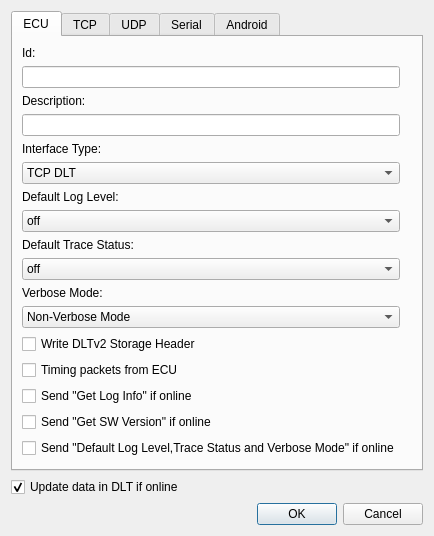
<?xml version="1.0" encoding="UTF-8"?>
<ui version="4.0">
 <class>EcuDialog</class>
 <widget class="QDialog" name="EcuDialog">
  <property name="geometry">
   <rect>
    <x>0</x>
    <y>0</y>
    <width>314</width>
    <height>455</height>
   </rect>
  </property>
  <property name="windowTitle">
   <string>ECU Configuration</string>
  </property>
  <property name="windowIcon">
   <iconset resource="resources/resource.qrc">
    <normaloff>:/icons/png/org.genivi.DLTViewer.png</normaloff>:/icons/png/org.genivi.DLTViewer.png</iconset>
  </property>
  <layout class="QGridLayout" name="gridLayout_4">
   <item row="2" column="0">
    <widget class="QCheckBox" name="checkBoxUpdate">
     <property name="text">
      <string>Update data in DLT if online</string>
     </property>
     <property name="checked">
      <bool>true</bool>
     </property>
    </widget>
   </item>
   <item row="4" column="0">
    <widget class="QDialogButtonBox" name="buttonBox">
     <property name="orientation">
      <enum>Qt::Horizontal</enum>
     </property>
     <property name="standardButtons">
      <set>QDialogButtonBox::Cancel|QDialogButtonBox::Ok</set>
     </property>
    </widget>
   </item>
   <item row="0" column="0">
    <widget class="QTabWidget" name="tabWidget">
     <property name="currentIndex">
      <number>0</number>
     </property>
     <widget class="QWidget" name="tab">
      <attribute name="title">
       <string>ECU</string>
      </attribute>
      <layout class="QGridLayout" name="gridLayout_2">
       <item row="6" column="0">
        <widget class="QComboBox" name="comboBoxInterface">
         <item>
          <property name="text">
           <string>TCP DLT</string>
          </property>
         </item>
         <item>
          <property name="text">
           <string>UDP DLT</string>
          </property>
         </item>
         <item>
          <property name="text">
           <string>Serial DLT</string>
          </property>
         </item>
         <item>
          <property name="text">
           <string>Serial ASCII</string>
          </property>
         </item>
         <item>
          <property name="text">
           <string>Android Logcat</string>
          </property>
         </item>
        </widget>
       </item>
       <item row="9" column="0" colspan="3">
        <widget class="QLabel" name="label_5">
         <property name="text">
          <string>Default Trace Status:</string>
         </property>
        </widget>
       </item>
       <item row="0" column="0">
        <widget class="QLabel" name="label">
         <property name="text">
          <string>Id:</string>
         </property>
        </widget>
       </item>
       <item row="16" column="0">
        <widget class="QCheckBox" name="checkBoxGetLogInfo">
         <property name="text">
          <string>Send &quot;Get Log Info&quot; if online</string>
         </property>
        </widget>
       </item>
       <item row="5" column="0">
        <widget class="QLabel" name="label_6">
         <property name="text">
          <string>Interface Type:</string>
         </property>
        </widget>
       </item>
       <item row="12" column="0">
        <widget class="QComboBox" name="comboBoxVerboseMode">
         <item>
          <property name="text">
           <string>Non-Verbose Mode</string>
          </property>
         </item>
         <item>
          <property name="text">
           <string>Verbose Mode</string>
          </property>
         </item>
        </widget>
       </item>
       <item row="10" column="0">
        <widget class="QComboBox" name="tracestatusComboBox">
         <item>
          <property name="text">
           <string>off</string>
          </property>
         </item>
         <item>
          <property name="text">
           <string>on</string>
          </property>
         </item>
        </widget>
       </item>
       <item row="8" column="0">
        <widget class="QComboBox" name="loglevelComboBox">
         <item>
          <property name="text">
           <string>off</string>
          </property>
         </item>
         <item>
          <property name="text">
           <string>fatal</string>
          </property>
         </item>
         <item>
          <property name="text">
           <string>error</string>
          </property>
         </item>
         <item>
          <property name="text">
           <string>warn</string>
          </property>
         </item>
         <item>
          <property name="text">
           <string>info</string>
          </property>
         </item>
         <item>
          <property name="text">
           <string>debug</string>
          </property>
         </item>
         <item>
          <property name="text">
           <string>verbose</string>
          </property>
         </item>
        </widget>
       </item>
       <item row="17" column="0">
        <widget class="QCheckBox" name="checkBoxGetSoftwareVersion">
         <property name="text">
          <string>Send &quot;Get SW Version&quot; if online</string>
         </property>
        </widget>
       </item>
       <item row="7" column="0" colspan="2">
        <widget class="QLabel" name="label_4">
         <property name="text">
          <string>Default Log Level:</string>
         </property>
        </widget>
       </item>
       <item row="13" column="0">
        <widget class="QCheckBox" name="checkBoxWriteDLTv2StorageHeader">
         <property name="text">
          <string>Write DLTv2 Storage Header</string>
         </property>
        </widget>
       </item>
       <item row="4" column="0">
        <widget class="QLineEdit" name="descriptionLineEdit"/>
       </item>
       <item row="11" column="0">
        <widget class="QLabel" name="label_10">
         <property name="text">
          <string>Verbose Mode:</string>
         </property>
        </widget>
       </item>
       <item row="18" column="0">
        <widget class="QCheckBox" name="checkBoxDefaultLogLevel">
         <property name="text">
          <string>Send &quot;Default Log Level,Trace Status and Verbose Mode&quot; if online</string>
         </property>
        </widget>
       </item>
       <item row="3" column="0">
        <widget class="QLabel" name="label_2">
         <property name="text">
          <string>Description:</string>
         </property>
        </widget>
       </item>
       <item row="15" column="0">
        <widget class="QCheckBox" name="checkBoxTiming">
         <property name="text">
          <string>Timing packets from ECU</string>
         </property>
        </widget>
       </item>
       <item row="1" column="0">
        <widget class="QLineEdit" name="idLineEdit">
         <property name="maxLength">
          <number>4</number>
         </property>
        </widget>
       </item>
       <item row="19" column="0">
        <spacer name="verticalSpacer_3">
         <property name="orientation">
          <enum>Qt::Vertical</enum>
         </property>
         <property name="sizeHint" stdset="0">
          <size>
           <width>20</width>
           <height>40</height>
          </size>
         </property>
        </spacer>
       </item>
      </layout>
     </widget>
     <widget class="QWidget" name="tab_3">
      <property name="cursor">
       <cursorShape>ArrowCursor</cursorShape>
      </property>
      <attribute name="title">
       <string>TCP</string>
      </attribute>
      <layout class="QGridLayout" name="gridLayout_3">
       <item row="1" column="0" colspan="2">
        <widget class="QComboBox" name="comboBoxHostname">
         <property name="editable">
          <bool>true</bool>
         </property>
        </widget>
       </item>
       <item row="4" column="0">
        <widget class="QComboBox" name="comboBoxPortIP">
         <property name="editable">
          <bool>true</bool>
         </property>
        </widget>
       </item>
       <item row="6" column="1">
        <widget class="QSpinBox" name="spinBoxAutoreconnect">
         <property name="toolTip">
          <string>Automatic reconnect after specified timeout  if no data from ECU was received.</string>
         </property>
         <property name="readOnly">
          <bool>false</bool>
         </property>
         <property name="buttonSymbols">
          <enum>QAbstractSpinBox::UpDownArrows</enum>
         </property>
         <property name="minimum">
          <number>1</number>
         </property>
         <property name="value">
          <number>5</number>
         </property>
        </widget>
       </item>
       <item row="2" column="0">
        <widget class="QLabel" name="label_9">
         <property name="text">
          <string>IP Port:</string>
         </property>
        </widget>
       </item>
       <item row="0" column="0">
        <widget class="QLabel" name="label_3">
         <property name="text">
          <string>Hostname:</string>
         </property>
        </widget>
       </item>
       <item row="7" column="0" colspan="2">
        <spacer name="verticalSpacer">
         <property name="orientation">
          <enum>Qt::Vertical</enum>
         </property>
         <property name="sizeHint" stdset="0">
          <size>
           <width>20</width>
           <height>20</height>
          </size>
         </property>
        </spacer>
       </item>
       <item row="6" column="0">
        <widget class="QCheckBox" name="checkBoxAutoReconnect">
         <property name="toolTip">
          <string>Automatic reconnect after specified timeout  if no data from ECU was received.</string>
         </property>
         <property name="text">
          <string>Auto reconnect timeout in seconds</string>
         </property>
         <property name="checked">
          <bool>true</bool>
         </property>
        </widget>
       </item>
      </layout>
     </widget>
     <widget class="QWidget" name="tab_UDP">
      <property name="enabled">
       <bool>true</bool>
      </property>
      <attribute name="title">
       <string>UDP</string>
      </attribute>
      <layout class="QVBoxLayout" name="verticalLayout">
       <item>
        <widget class="QLabel" name="label_UDP_receiver">
         <property name="autoFillBackground">
          <bool>false</bool>
         </property>
         <property name="text">
          <string>Receiving interface:</string>
         </property>
        </widget>
       </item>
       <item>
        <widget class="QComboBox" name="comboBoxNetworkIF">
         <property name="editable">
          <bool>true</bool>
         </property>
        </widget>
       </item>
       <item>
        <widget class="QLabel" name="label_11">
         <property name="text">
          <string>IP Port:</string>
         </property>
        </widget>
       </item>
       <item>
        <widget class="QComboBox" name="comboBoxPortIP_UDP">
         <property name="editable">
          <bool>true</bool>
         </property>
        </widget>
       </item>
       <item>
        <widget class="QCheckBox" name="checkBoxMulticast">
         <property name="text">
          <string>Multicast on network interface</string>
         </property>
        </widget>
       </item>
       <item>
        <widget class="QLabel" name="label_UDP_mcastadress">
         <property name="autoFillBackground">
          <bool>false</bool>
         </property>
         <property name="text">
          <string>Multicast address:</string>
         </property>
        </widget>
       </item>
       <item>
        <widget class="QComboBox" name="comboBoxUDP_mcastaddress">
         <property name="editable">
          <bool>true</bool>
         </property>
        </widget>
       </item>
       <item>
        <spacer name="verticalSpacer_4">
         <property name="orientation">
          <enum>Qt::Vertical</enum>
         </property>
         <property name="sizeHint" stdset="0">
          <size>
           <width>20</width>
           <height>212</height>
          </size>
         </property>
        </spacer>
       </item>
      </layout>
     </widget>
     <widget class="QWidget" name="tab_2">
      <property name="toolTipDuration">
       <number>-1</number>
      </property>
      <attribute name="title">
       <string>Serial</string>
      </attribute>
      <layout class="QGridLayout" name="gridLayout">
       <item row="2" column="0">
        <widget class="QLabel" name="label_7">
         <property name="text">
          <string>Baudrate:</string>
         </property>
        </widget>
       </item>
       <item row="3" column="0">
        <widget class="QComboBox" name="comboBoxBaudrate">
         <property name="enabled">
          <bool>true</bool>
         </property>
         <property name="editable">
          <bool>false</bool>
         </property>
         <property name="currentIndex">
          <number>-1</number>
         </property>
        </widget>
       </item>
       <item row="6" column="0">
        <spacer name="verticalSpacer_2">
         <property name="orientation">
          <enum>Qt::Vertical</enum>
         </property>
         <property name="sizeHint" stdset="0">
          <size>
           <width>20</width>
           <height>40</height>
          </size>
         </property>
        </spacer>
       </item>
       <item row="0" column="0">
        <widget class="QLabel" name="label_8">
         <property name="text">
          <string>Port:</string>
         </property>
        </widget>
       </item>
       <item row="1" column="0">
        <widget class="QComboBox" name="comboBoxPortSerial">
         <property name="editable">
          <bool>true</bool>
         </property>
         <property name="currentIndex">
          <number>-1</number>
         </property>
         <item>
          <property name="text">
           <string>COM0</string>
          </property>
         </item>
         <item>
          <property name="text">
           <string>COM1</string>
          </property>
         </item>
         <item>
          <property name="text">
           <string>/dev/ttyUSB0</string>
          </property>
         </item>
         <item>
          <property name="text">
           <string>/dev/ttyUSB1</string>
          </property>
         </item>
         <item>
          <property name="text">
           <string>/dev/ttyS0</string>
          </property>
         </item>
         <item>
          <property name="text">
           <string>/dev/ttyS1</string>
          </property>
         </item>
        </widget>
       </item>
       <item row="4" column="0">
        <widget class="QCheckBox" name="checkBoxSendSerialHeaderSerial">
         <property name="text">
          <string>Send Serial Header</string>
         </property>
         <property name="checked">
          <bool>true</bool>
         </property>
        </widget>
       </item>
       <item row="5" column="0">
        <widget class="QCheckBox" name="checkBoxSyncToSerialHeaderSerial">
         <property name="text">
          <string>Sync to Serial Header when receiving</string>
         </property>
         <property name="checked">
          <bool>true</bool>
         </property>
        </widget>
       </item>
      </layout>
     </widget>
     <widget class="QWidget" name="tab_Android">
      <attribute name="title">
       <string>Android</string>
      </attribute>
      <layout class="QGridLayout" name="gridLayout_Android">
       <item row="0" column="0" colspan="2">
        <widget class="QLabel" name="label_AdbPath">
         <property name="text">
          <string>ADB Executable Path:</string>
         </property>
        </widget>
       </item>
       <item row="1" column="0" colspan="2">
        <widget class="QLineEdit" name="lineEditAdbPath">
         <property name="text">
          <string>adb</string>
         </property>
        </widget>
       </item>
       <item row="1" column="2">
        <widget class="QPushButton" name="pushButtonBrowseAdb">
         <property name="text">
          <string>Browse...</string>
         </property>
        </widget>
       </item>
       <item row="2" column="0" colspan="3">
        <widget class="QLabel" name="label_AdbTcp">
         <property name="text">
          <string>Ethernet / Network Connection (IP : Port):</string>
         </property>
        </widget>
       </item>
       <item row="3" column="0">
        <widget class="QLineEdit" name="lineEditAdbIp">
         <property name="placeholderText">
          <string>192.168.1.100</string>
         </property>
        </widget>
       </item>
       <item row="3" column="1">
        <widget class="QLineEdit" name="lineEditAdbPort">
         <property name="text">
          <string>5555</string>
         </property>
         <property name="placeholderText">
          <string>5555</string>
         </property>
        </widget>
       </item>
       <item row="3" column="2">
        <widget class="QPushButton" name="pushButtonConnectAdbTcp">
         <property name="text">
          <string>Connect IP</string>
         </property>
        </widget>
       </item>
       <item row="4" column="0" colspan="2">
        <widget class="QLabel" name="label_AdbDevice">
         <property name="text">
          <string>Target Device Serial / IP:Port (Optional):</string>
         </property>
        </widget>
       </item>
       <item row="5" column="0" colspan="2">
        <widget class="QLineEdit" name="lineEditAdbDeviceSerial"/>
       </item>
       <item row="5" column="2">
        <widget class="QPushButton" name="pushButtonRefreshAdb">
         <property name="text">
          <string>Detect</string>
         </property>
        </widget>
       </item>
       <item row="6" column="0" colspan="3">
        <widget class="QLabel" name="label_AdbPreCommand">
         <property name="text">
          <string>Pre-command (Run before logcat, e.g. root; remount; logcat -c):</string>
         </property>
        </widget>
       </item>
       <item row="7" column="0" colspan="3">
        <widget class="QLineEdit" name="lineEditAdbPreCommand">
         <property name="placeholderText">
          <string>e.g. root; logcat -G 16M; logcat -c</string>
         </property>
         <property name="toolTip">
          <string>Commands separated by ';' are executed sequentially before starting logcat. Prefix with 'adb' or write ADB subcommands directly (e.g. 'root; logcat -c').</string>
         </property>
        </widget>
       </item>
       <item row="8" column="0" colspan="3">
        <widget class="QLabel" name="label_AdbArgs">
         <property name="text">
          <string>Logcat Extra Arguments:</string>
         </property>
        </widget>
       </item>
       <item row="9" column="0" colspan="3">
        <widget class="QLineEdit" name="lineEditAdbLogcatArgs">
         <property name="text">
          <string>-v threadtime</string>
         </property>
        </widget>
       </item>
       <item row="10" column="0" colspan="3">
        <widget class="QLabel" name="label_AdbSaveFormat">
         <property name="text">
          <string>Log Save Format (File -&gt; Save As):</string>
         </property>
        </widget>
       </item>
       <item row="11" column="0" colspan="3">
        <widget class="QComboBox" name="comboBoxAdbSaveFormat">
         <item>
          <property name="text">
           <string>DLT Format (*.dlt)</string>
          </property>
         </item>
         <item>
          <property name="text">
           <string>Logcat Text Format (*.log, *.txt)</string>
          </property>
         </item>
        </widget>
       </item>
       <item row="12" column="0" colspan="3">
        <spacer name="verticalSpacer_Android">
         <property name="orientation">
          <enum>Qt::Vertical</enum>
         </property>
         <property name="sizeHint" stdset="0">
          <size>
           <width>20</width>
           <height>40</height>
          </size>
         </property>
        </spacer>
       </item>
      </layout>
     </widget>
    </widget>
   </item>
  </layout>
 </widget>
 <resources>
  <include location="resources/resource.qrc"/>
 </resources>
 <connections>
  <connection>
   <sender>buttonBox</sender>
   <signal>accepted()</signal>
   <receiver>EcuDialog</receiver>
   <slot>accept()</slot>
   <hints>
    <hint type="sourcelabel">
     <x>254</x>
     <y>504</y>
    </hint>
    <hint type="destinationlabel">
     <x>157</x>
     <y>274</y>
    </hint>
   </hints>
  </connection>
  <connection>
   <sender>buttonBox</sender>
   <signal>rejected()</signal>
   <receiver>EcuDialog</receiver>
   <slot>reject()</slot>
   <hints>
    <hint type="sourcelabel">
     <x>322</x>
     <y>504</y>
    </hint>
    <hint type="destinationlabel">
     <x>286</x>
     <y>274</y>
    </hint>
   </hints>
  </connection>
 </connections>
</ui>
